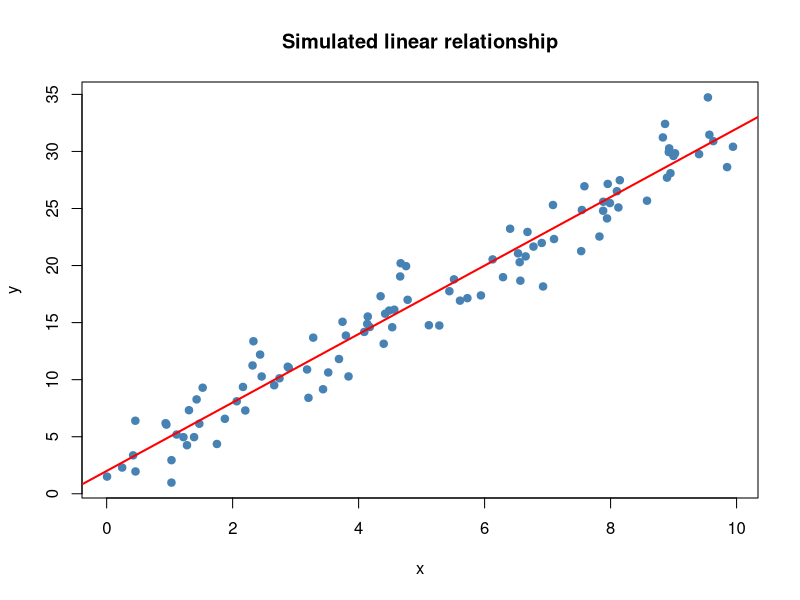

Generate this figure with R:
## ---- chunk 1
# Set the random seed
set.seed(123)

# Generate the simulated data
n <- 100
x <- runif(n, min = 0, max = 10)
error <- rnorm(n, mean = 0, sd = 2)
y <- 2 + 3 * x + error

# Store the data
sim_data <- data.frame(x = x, y = y)

# Export the simulated data in a common format
write.csv(sim_data, "simulated_data.csv", row.names = FALSE)

# Display the first six observations
head(sim_data)
## ---- chunk 2
summary(sim_data)
## ---- chunk 3
# Plot the simulated observations
plot(
  sim_data$x, sim_data$y,
  main = "Simulated linear relationship",
  xlab = "x",
  ylab = "y",
  pch = 19,
  col = "steelblue"
)

# Add the true mean relationship
abline(a = 2, b = 3, col = "red", lwd = 2)
## ---- chunk 4
sessionInfo()
